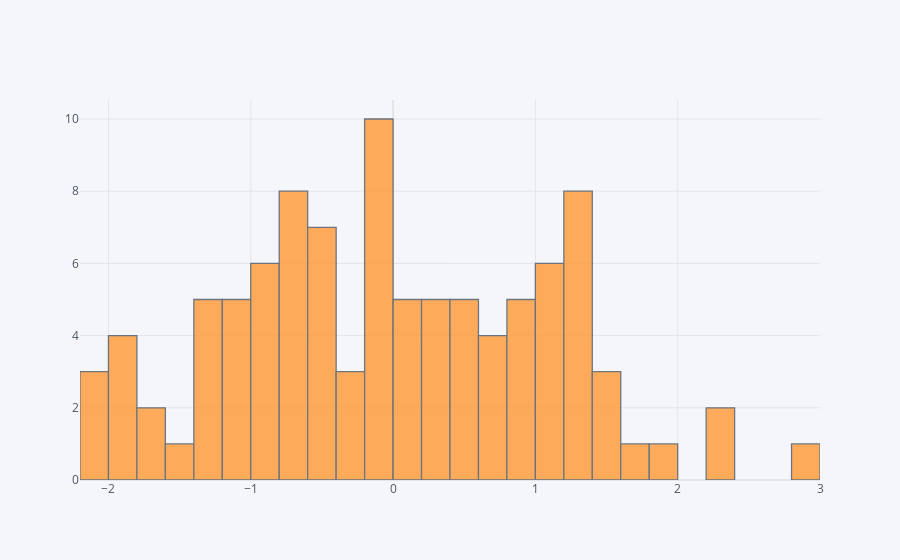

Notebook source saved alongside this figure:
### Code cell
df['A'].iplot(kind='hist',bins = 30)

### Figure 1 — Plotly figure (JSON) as saved in the notebook; plotly's stock layout.template omitted (floating-point values rounded to 4 significant figures)
{"data": [{"histfunc": "count", "histnorm": "", "marker": {"color": "rgba(255, 153, 51, 1.0)", "line": {"color": "#4D5663", "width": 1.3}}, "name": "A", "nbinsx": 30, "opacity": 0.8, "orientation": "v", "type": "histogram", "x": [-2.094, 1.394, -0.4995, -0.7299, -0.05879, 1.217, 0.869, 1.025, -0.1554, -0.1676, 0.7779, -1.244, 0.2536, 2.857, 0.3969, -1.435, -0.6162, 0.03476, -2.009, 1.453, -0.8703, -0.6143, -0.3476, -0.05959, -0.7395, 0.834, -1.039, 0.1719, 0.1587, -0.775, 0.438, -0.7281, -1.089, -0.8475, -2.078, -0.3721, -0.5268, -1.218, 0.4044, -1.033, 0.4962, 1.871, 1.012, 0.4269, -1.235, 0.3906, -0.6256, 1.035, -0.2451, 0.0617, 1.25, -0.8473, 0.6307, -1.909, 0.243, -0.1995, -0.751, 1.314, -1.344, -1.673, 1.164, -0.5617, -1.332, -0.0776, -0.4683, -0.9495, 0.6282, -0.9334, -1.996, -0.1076, 0.4208, 2.377, 1.378, 0.1099, -1.122, 0.9507, -0.4627, 1.385, 0.7393, 1.38, 1.035, 1.17, 1.674, -0.5341, 1.319, -1.822, -0.09556, -1.703, 1.493, 1.455, -0.4461, 2.296, -1.056, 0.8834, 0.8406, -0.1763, 0.2231, -0.0346, -0.8418, -1.978]}], "layout": {"barmode": "overlay", "legend": {"bgcolor": "#F5F6F9", "font": {"color": "#4D5663"}}, "paper_bgcolor": "#F5F6F9", "plot_bgcolor": "#F5F6F9", "title": {"font": {"color": "#4D5663"}}, "xaxis": {"gridcolor": "#E1E5ED", "showgrid": true, "tickfont": {"color": "#4D5663"}, "title": {"font": {"color": "#4D5663"}, "text": ""}, "zerolinecolor": "#E1E5ED"}, "yaxis": {"gridcolor": "#E1E5ED", "showgrid": true, "tickfont": {"color": "#4D5663"}, "title": {"font": {"color": "#4D5663"}, "text": ""}, "zerolinecolor": "#E1E5ED"}}}
